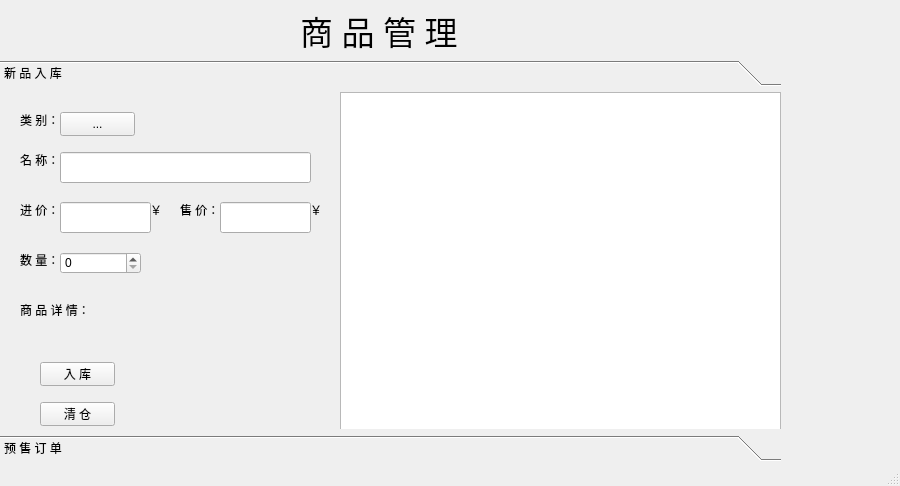
<?xml version="1.0" encoding="UTF-8"?>
<ui version="4.0">
 <class>MainWindow</class>
 <widget class="QMainWindow" name="MainWindow">
  <property name="geometry">
   <rect>
    <x>0</x>
    <y>0</y>
    <width>900</width>
    <height>486</height>
   </rect>
  </property>
  <property name="windowTitle">
   <string>MainWindow</string>
  </property>
  <widget class="QWidget" name="centralwidget">
   <widget class="QLabel" name="label">
    <property name="geometry">
     <rect>
      <x>300</x>
      <y>10</y>
      <width>271</width>
      <height>41</height>
     </rect>
    </property>
    <property name="font">
     <font>
      <family>Microsoft YaHei</family>
      <pointsize>25</pointsize>
     </font>
    </property>
    <property name="text">
     <string>商 品 管 理</string>
    </property>
   </widget>
   <widget class="QToolBox" name="toolBox">
    <property name="geometry">
     <rect>
      <x>0</x>
      <y>60</y>
      <width>781</width>
      <height>401</height>
     </rect>
    </property>
    <property name="styleSheet">
     <string notr="true"/>
    </property>
    <property name="currentIndex">
     <number>0</number>
    </property>
    <widget class="QWidget" name="page">
     <property name="geometry">
      <rect>
       <x>0</x>
       <y>0</y>
       <width>781</width>
       <height>341</height>
      </rect>
     </property>
     <attribute name="label">
      <string>新 品 入 库</string>
     </attribute>
     <widget class="QLabel" name="label_2">
      <property name="geometry">
       <rect>
        <x>20</x>
        <y>20</y>
        <width>53</width>
        <height>16</height>
       </rect>
      </property>
      <property name="text">
       <string>类 别：</string>
      </property>
     </widget>
     <widget class="QLabel" name="label_3">
      <property name="geometry">
       <rect>
        <x>20</x>
        <y>60</y>
        <width>53</width>
        <height>16</height>
       </rect>
      </property>
      <property name="text">
       <string>名 称：</string>
      </property>
     </widget>
     <widget class="QLabel" name="label_4">
      <property name="geometry">
       <rect>
        <x>20</x>
        <y>110</y>
        <width>53</width>
        <height>16</height>
       </rect>
      </property>
      <property name="text">
       <string>进 价：</string>
      </property>
     </widget>
     <widget class="QLabel" name="label_5">
      <property name="geometry">
       <rect>
        <x>20</x>
        <y>160</y>
        <width>53</width>
        <height>16</height>
       </rect>
      </property>
      <property name="text">
       <string>数 量：</string>
      </property>
     </widget>
     <widget class="QLabel" name="label_6">
      <property name="geometry">
       <rect>
        <x>20</x>
        <y>210</y>
        <width>71</width>
        <height>16</height>
       </rect>
      </property>
      <property name="text">
       <string>商 品 详 情：</string>
      </property>
     </widget>
     <widget class="QToolButton" name="toolButton">
      <property name="geometry">
       <rect>
        <x>60</x>
        <y>20</y>
        <width>75</width>
        <height>24</height>
       </rect>
      </property>
      <property name="text">
       <string>...</string>
      </property>
     </widget>
     <widget class="QLabel" name="label_7">
      <property name="geometry">
       <rect>
        <x>150</x>
        <y>110</y>
        <width>53</width>
        <height>16</height>
       </rect>
      </property>
      <property name="text">
       <string>￥</string>
      </property>
     </widget>
     <widget class="QLabel" name="label_8">
      <property name="geometry">
       <rect>
        <x>180</x>
        <y>110</y>
        <width>53</width>
        <height>16</height>
       </rect>
      </property>
      <property name="text">
       <string>售 价：</string>
      </property>
     </widget>
     <widget class="QSpinBox" name="spinBox">
      <property name="geometry">
       <rect>
        <x>60</x>
        <y>160</y>
        <width>81</width>
        <height>22</height>
       </rect>
      </property>
     </widget>
     <widget class="QPushButton" name="pushButton">
      <property name="geometry">
       <rect>
        <x>40</x>
        <y>270</y>
        <width>75</width>
        <height>24</height>
       </rect>
      </property>
      <property name="text">
       <string>入 库</string>
      </property>
     </widget>
     <widget class="QPushButton" name="pushButton_2">
      <property name="geometry">
       <rect>
        <x>40</x>
        <y>310</y>
        <width>75</width>
        <height>24</height>
       </rect>
      </property>
      <property name="text">
       <string>清 仓</string>
      </property>
     </widget>
     <widget class="QTableView" name="tableView">
      <property name="geometry">
       <rect>
        <x>340</x>
        <y>0</y>
        <width>441</width>
        <height>341</height>
       </rect>
      </property>
     </widget>
     <widget class="QLabel" name="label_9">
      <property name="geometry">
       <rect>
        <x>310</x>
        <y>110</y>
        <width>53</width>
        <height>16</height>
       </rect>
      </property>
      <property name="text">
       <string>￥</string>
      </property>
     </widget>
     <widget class="QLineEdit" name="lineEdit">
      <property name="geometry">
       <rect>
        <x>60</x>
        <y>60</y>
        <width>251</width>
        <height>31</height>
       </rect>
      </property>
     </widget>
     <widget class="QLineEdit" name="lineEdit_2">
      <property name="geometry">
       <rect>
        <x>60</x>
        <y>110</y>
        <width>91</width>
        <height>31</height>
       </rect>
      </property>
     </widget>
     <widget class="QLineEdit" name="lineEdit_3">
      <property name="geometry">
       <rect>
        <x>220</x>
        <y>110</y>
        <width>91</width>
        <height>31</height>
       </rect>
      </property>
     </widget>
     <zorder>label_9</zorder>
     <zorder>label_2</zorder>
     <zorder>label_3</zorder>
     <zorder>label_4</zorder>
     <zorder>label_5</zorder>
     <zorder>label_6</zorder>
     <zorder>toolButton</zorder>
     <zorder>label_7</zorder>
     <zorder>label_8</zorder>
     <zorder>spinBox</zorder>
     <zorder>pushButton</zorder>
     <zorder>pushButton_2</zorder>
     <zorder>tableView</zorder>
     <zorder>lineEdit</zorder>
     <zorder>lineEdit_2</zorder>
     <zorder>lineEdit_3</zorder>
    </widget>
    <widget class="QWidget" name="page_2">
     <property name="geometry">
      <rect>
       <x>0</x>
       <y>0</y>
       <width>781</width>
       <height>341</height>
      </rect>
     </property>
     <attribute name="label">
      <string>预 售 订 单</string>
     </attribute>
     <widget class="QLabel" name="label_10">
      <property name="geometry">
       <rect>
        <x>20</x>
        <y>20</y>
        <width>53</width>
        <height>16</height>
       </rect>
      </property>
      <property name="text">
       <string>类 别：</string>
      </property>
     </widget>
     <widget class="QLabel" name="label_11">
      <property name="geometry">
       <rect>
        <x>20</x>
        <y>60</y>
        <width>53</width>
        <height>16</height>
       </rect>
      </property>
      <property name="text">
       <string>名 称：</string>
      </property>
     </widget>
     <widget class="QLabel" name="label_12">
      <property name="geometry">
       <rect>
        <x>20</x>
        <y>100</y>
        <width>53</width>
        <height>16</height>
       </rect>
      </property>
      <property name="text">
       <string>单 价：</string>
      </property>
     </widget>
     <widget class="QLabel" name="label_13">
      <property name="geometry">
       <rect>
        <x>180</x>
        <y>100</y>
        <width>53</width>
        <height>16</height>
       </rect>
      </property>
      <property name="text">
       <string>库 存：</string>
      </property>
     </widget>
     <widget class="QLabel" name="label_14">
      <property name="geometry">
       <rect>
        <x>20</x>
        <y>140</y>
        <width>53</width>
        <height>16</height>
       </rect>
      </property>
      <property name="text">
       <string>数 量：</string>
      </property>
     </widget>
     <widget class="QLabel" name="label_15">
      <property name="geometry">
       <rect>
        <x>180</x>
        <y>140</y>
        <width>53</width>
        <height>16</height>
       </rect>
      </property>
      <property name="text">
       <string>总 价：</string>
      </property>
     </widget>
     <widget class="QLineEdit" name="lineEdit_4">
      <property name="geometry">
       <rect>
        <x>60</x>
        <y>60</y>
        <width>211</width>
        <height>31</height>
       </rect>
      </property>
     </widget>
     <widget class="QTextEdit" name="textEdit">
      <property name="geometry">
       <rect>
        <x>60</x>
        <y>100</y>
        <width>91</width>
        <height>31</height>
       </rect>
      </property>
      <property name="styleSheet">
       <string notr="true">background-color:rgb(227, 227, 227)</string>
      </property>
     </widget>
     <widget class="QTextEdit" name="textEdit_2">
      <property name="geometry">
       <rect>
        <x>220</x>
        <y>100</y>
        <width>91</width>
        <height>31</height>
       </rect>
      </property>
      <property name="styleSheet">
       <string notr="true">background-color:rgb(227, 227, 227)</string>
      </property>
     </widget>
     <widget class="QSpinBox" name="spinBox_2">
      <property name="geometry">
       <rect>
        <x>60</x>
        <y>140</y>
        <width>81</width>
        <height>22</height>
       </rect>
      </property>
     </widget>
     <widget class="QTextEdit" name="textEdit_3">
      <property name="geometry">
       <rect>
        <x>220</x>
        <y>140</y>
        <width>91</width>
        <height>31</height>
       </rect>
      </property>
      <property name="styleSheet">
       <string notr="true">background-color:rgb(227, 227, 227)</string>
      </property>
     </widget>
     <widget class="QLabel" name="label_16">
      <property name="geometry">
       <rect>
        <x>150</x>
        <y>100</y>
        <width>53</width>
        <height>16</height>
       </rect>
      </property>
      <property name="text">
       <string>￥</string>
      </property>
     </widget>
     <widget class="QLabel" name="label_17">
      <property name="geometry">
       <rect>
        <x>310</x>
        <y>100</y>
        <width>53</width>
        <height>16</height>
       </rect>
      </property>
      <property name="text">
       <string>件</string>
      </property>
     </widget>
     <widget class="QLabel" name="label_18">
      <property name="geometry">
       <rect>
        <x>310</x>
        <y>140</y>
        <width>53</width>
        <height>16</height>
       </rect>
      </property>
      <property name="text">
       <string>￥</string>
      </property>
     </widget>
     <widget class="QToolButton" name="toolButton_2">
      <property name="geometry">
       <rect>
        <x>60</x>
        <y>20</y>
        <width>75</width>
        <height>24</height>
       </rect>
      </property>
      <property name="text">
       <string>...</string>
      </property>
     </widget>
     <widget class="QTextEdit" name="textEdit_4">
      <property name="geometry">
       <rect>
        <x>340</x>
        <y>20</y>
        <width>441</width>
        <height>321</height>
       </rect>
      </property>
     </widget>
     <widget class="QPushButton" name="pushButton_3">
      <property name="geometry">
       <rect>
        <x>40</x>
        <y>230</y>
        <width>75</width>
        <height>24</height>
       </rect>
      </property>
      <property name="text">
       <string>出 售</string>
      </property>
     </widget>
     <widget class="QPushButton" name="pushButton_4">
      <property name="geometry">
       <rect>
        <x>40</x>
        <y>270</y>
        <width>75</width>
        <height>24</height>
       </rect>
      </property>
      <property name="text">
       <string>下 单</string>
      </property>
     </widget>
     <widget class="QPushButton" name="pushButton_5">
      <property name="geometry">
       <rect>
        <x>280</x>
        <y>60</y>
        <width>31</width>
        <height>31</height>
       </rect>
      </property>
      <property name="text">
       <string>ok</string>
      </property>
     </widget>
    </widget>
   </widget>
  </widget>
  <widget class="QStatusBar" name="statusbar"/>
 </widget>
 <resources/>
 <connections/>
</ui>
